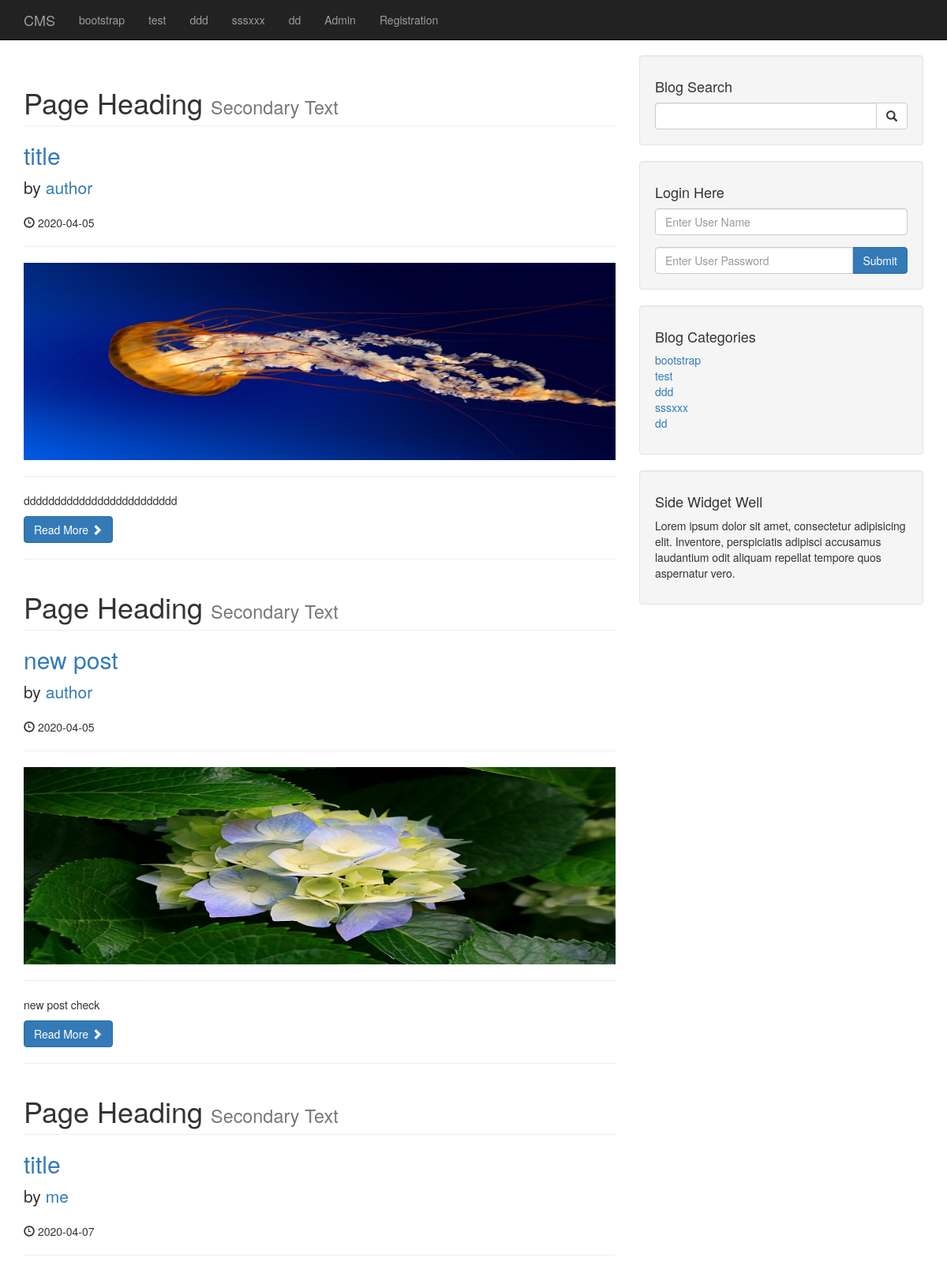
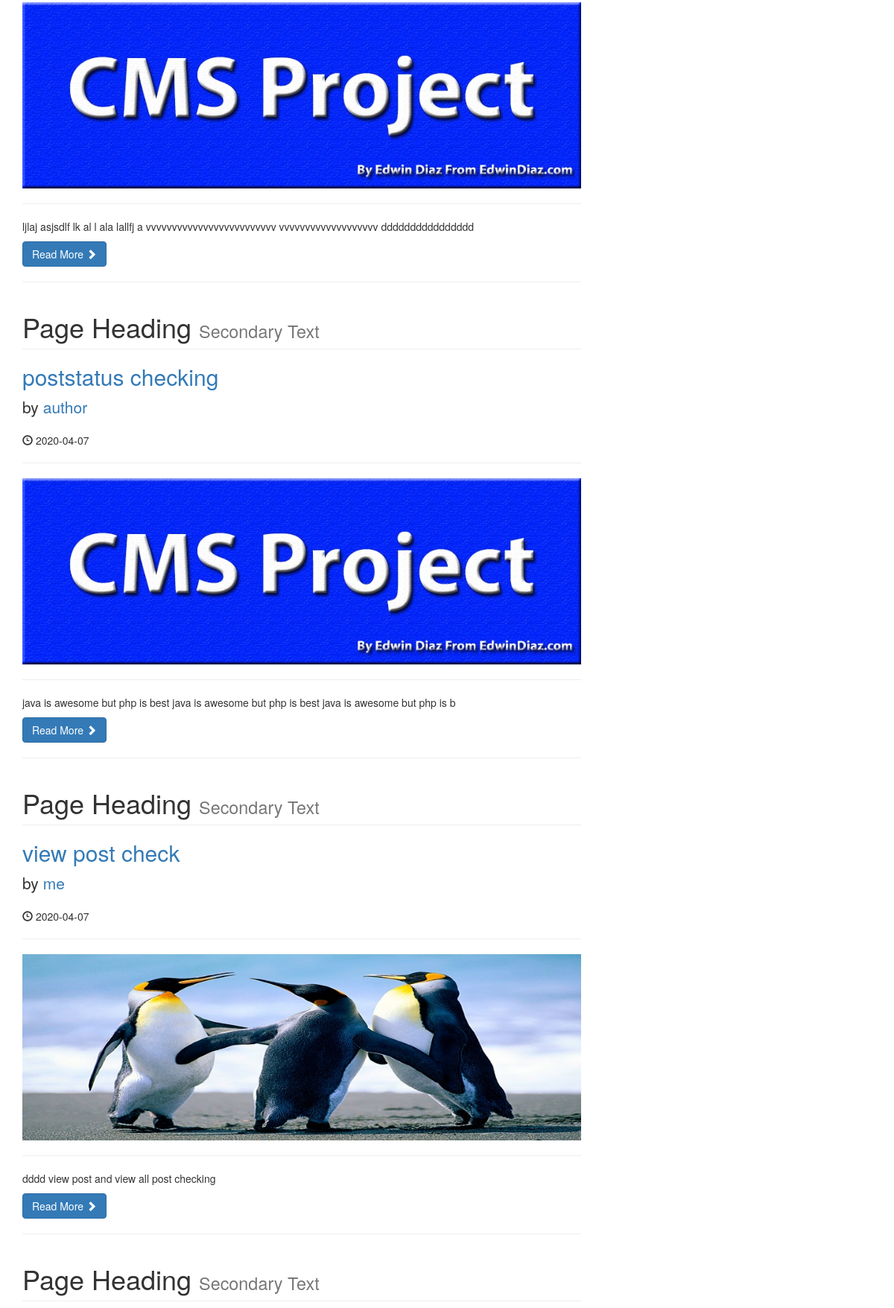
/index_old.php (upper part), run on the app's committed database (2 pictures, top to bottom).
### tables this page shows
CREATE TABLE `catagories` (
  `catId` int(3) NOT NULL,
  `catTitle` varchar(255) NOT NULL
);

CREATE TABLE `posts` (
  `postId` int(3) NOT NULL,
  `postCatagoryId` int(3) NOT NULL,
  `postTitle` varchar(255) NOT NULL,
  `postAuthor` varchar(255) NOT NULL,
  `postDate` date NOT NULL,
  `postImage` text NOT NULL,
  `postContent` text NOT NULL,
  `postTags` varchar(255) NOT NULL,
  `postCommentCount` int(11) NOT NULL,
  `postStatus` varchar(255) NOT NULL DEFAULT 'draft',
  `postViewsCount` int(11) NOT NULL
);

### index_old.php (the view, shortened to what this page needs)
<?php
include "includes/header.php";
include "includes/navigation.php";
?>
    <div class="container">
        <div class="row">
            <div class="col-md-8">
                <?php
                $query = "SELECT * FROM posts";
                $selectAllPostsQuery = mysqli_query($connection,$query);
                while($row = mysqli_fetch_assoc($selectAllPostsQuery)){
                        $postId = $row['postId'];
                        $postTitle = $row['postTitle'];
                        $postAuthor = $row['postAuthor'];
                        $postDate = $row['postDate'];
                        $postImage = $row['postImage'];
                        $postContent = substr($row['postContent'], 0,100);
                        $postStatus = $row['postStatus'];
                        if($postStatus == 'published'){
                        ?>
                        <h1 class="page-header">
                    Page Heading
                    <small>Secondary Text</small>
                </h1>
                <h2>
                    <a href="post.php?p_id=<?php echo $postId?>"><?php echo $postTitle?></a>
                </h2>
                <p class="lead">
                    by <a href="author_post.php?author=<?php echo $postAuthor?>&p_id=<?php echo $postId?>"><?php echo $postAuthor?></a>
                </p>
                <p><span class="glyphicon glyphicon-time"></span> <?php echo $postDate?></p>
                <hr>
                <a href="post.php?p_id=<?php echo $postId?>"><img class="img-responsive" src="images/<?php echo $postImage?>" alt="Image Not Found"></a>
                <hr>
                <p><?php echo $postContent?></p>
                <a class="btn btn-primary" href="post.php?p_id=<?php echo $postId?>">Read More <span class="glyphicon glyphicon-chevron-right"></span></a>
                <hr>
                <?php    } } ?>
            </div>
<?php
include "includes/sidebar.php";
?>
            </div>
<?php
include "includes/footer.php";
?>

### includes/navigation.php (shortened to what this page needs)
<?php include "db.php";?>
<nav class="navbar navbar-inverse navbar-fixed-top" role="navigation">
        <div class="container">
            <div class="navbar-header">
                <a class="navbar-brand" href="index.php">CMS</a>
            </div>
            <div class="collapse navbar-collapse" id="bs-example-navbar-collapse-1">
                <ul class="nav navbar-nav">
                    <?php
                    $query = "SELECT * FROM catagories";
                    $selectAllCatagoriesQuery = mysqli_query($connection,$query);
                    while($row = mysqli_fetch_assoc($selectAllCatagoriesQuery)){
                    	$catTitle = $row['catTitle'];
                    	echo "<li><a href='#'>{$catTitle}</a></>";
                    }
                    ?>
                    <li>
                        <a href="admin">Admin</a>
                    </li>
                    <li>
                        <a href="registration.php">Registration</a>
                    </li>
                </ul>
            </div>
        </div>
    </nav>

### includes/sidebar.php
<div class="col-md-4">
				<div class="well">
					<h4>Blog Search</h4>
					<form action="search.php" method="post">
					<div class="input-group">
						<input name="search" type="text" class="form-control">
						<span class="input-group-btn">
							<button name="submit" class="btn btn-default" type="submit">
								<span class="glyphicon glyphicon-search"></span>
						</button>
						</span>
					</div>
				</form>
				</div>
				<div class="well">
					<h4>Login Here</h4>
					<form action="includes/login.php" method="post">
					<div class="form-group">
						<input placeholder="Enter User Name" name="userName" type="text" class="form-control"></div>
					<div class="input-group">
						<input placeholder="Enter User Password" name="userPassword" type="password" class="form-control">
						<span class="input-group-btn">
							<button name="createLogin" class="btn btn-primary" type="submit">
								<span>Submit</span>
						</button>
					</div>
				</form>
				</div>
				<div class="well">
				<?php
				$query = "SELECT * FROM catagories";
				$selectCatagoriesSidebar = mysqli_query($connection,$query);
				?>
					<h4>Blog Categories</h4>
					<div class="row">
						<div class="col-lg-12">
							<ul class="list-unstyled">
								<?php
								while($row = mysqli_fetch_assoc($selectCatagoriesSidebar)){
								$catTitle = $row['catTitle'];
								$catId = $row['catId'];
								echo "<li><a href='catagory.php?catagory=$catId'>{$catTitle}</a></>";
								}
								?>
							</ul>
						</div>
					</div>
				</div>
				<?php include "widget.php"; ?>
			</div>

### css/blog-home.css (style rules this page uses)
body { padding-top: 70px; }

### data on the page
catagories: catTitle "bootstrap"
catagories: catTitle "test"
catagories: catTitle "ddd"
catagories: catTitle "sssxxx"
catagories: catTitle "dd"
posts: postTitle "title", postAuthor "author", postDate "2020-04-05", postImage (picture), postContent "ddddddddddddddddddddddddd"
posts: postTitle "new post", postAuthor "author", postDate "2020-04-05", postImage (picture), postContent "new post check"
posts: postTitle "title", postAuthor "me", postDate "2020-04-07", postImage (picture), postContent "ljlaj asjsdlf lk al l ala lallfj a vvvvvvvvvvvvvvvvvvvvvvvvv vvvvvvvvvvvvvvvvvvv dddddddddddddddd"
posts: postTitle "poststatus checking", postAuthor "author", postDate "2020-04-07", postImage (picture), postContent "java is awesome but php is best java is awesome but php is best java is awesome but php is b"
posts: postTitle "view post check", postAuthor "me", postDate "2020-04-07", postImage (picture), postContent "dddd view post and view all post checking"
